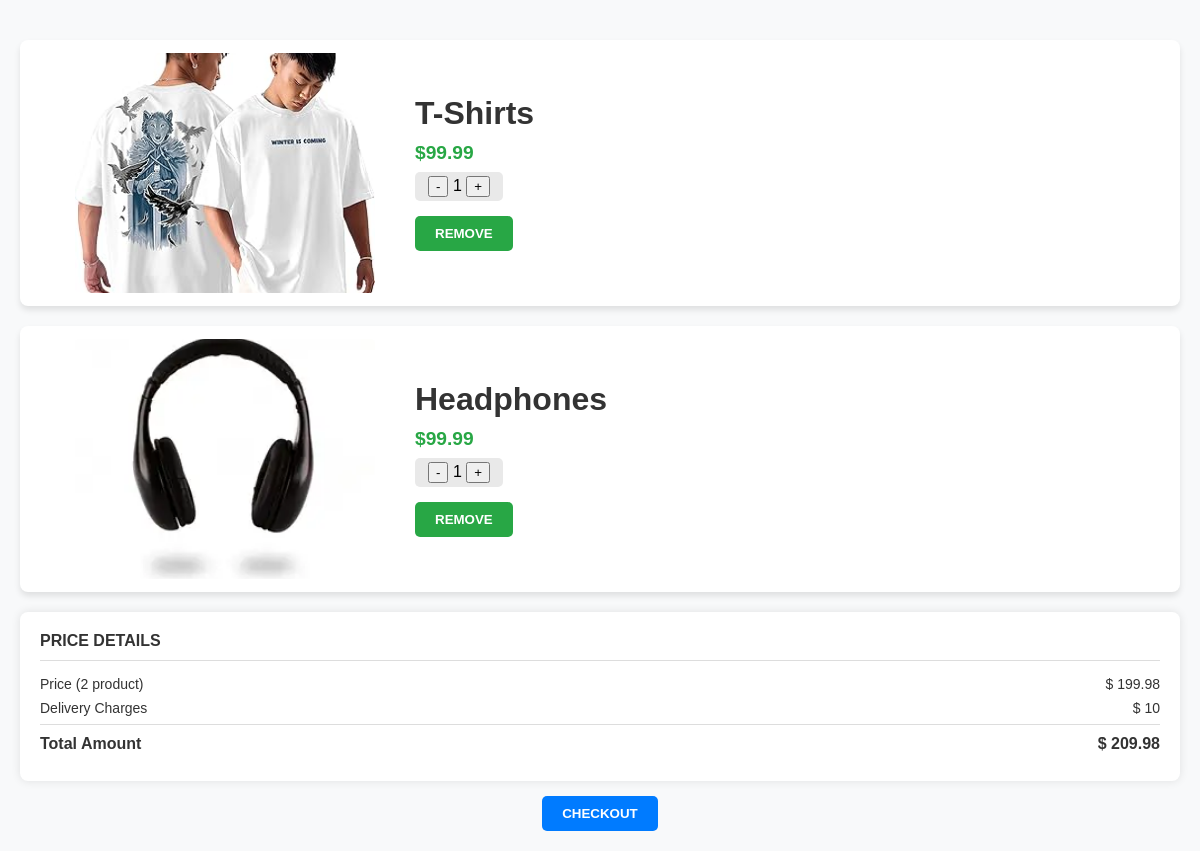
/cart (signed in), run on an earlier commit of the app's database.
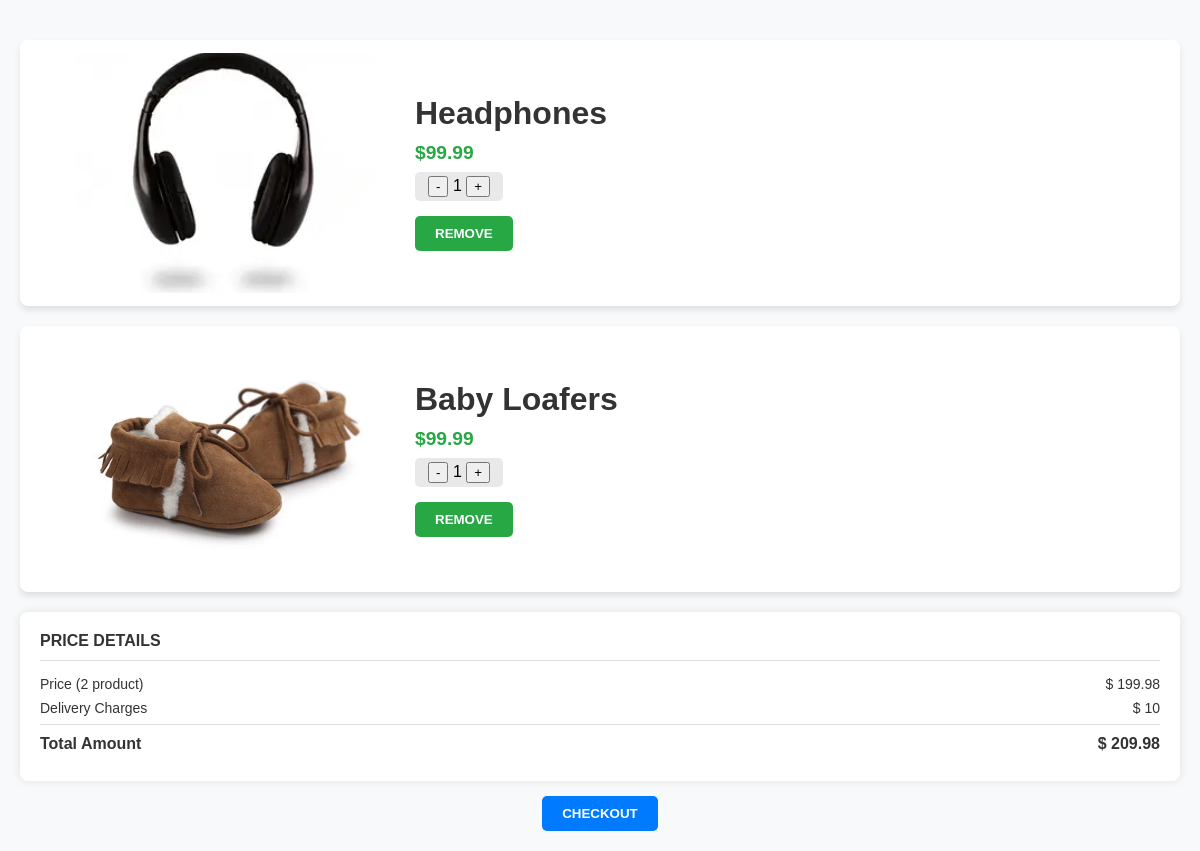
And on a later commit of the database.
### User/models.py (models this page shows)
class Products(models.Model):
    image = models.ImageField(upload_to='images/')
    product = models.CharField(max_length=30)
    price = models.FloatField()
    desc = models.CharField(max_length=300)
    categori = models.CharField(max_length=100)
    using = models.CharField(max_length=100)

### User/views.py (the view)
# urls.py: path('cart', UserCart),
def UserCart(request):
    userId = request.session.get('userId')
    if not userId:
        return redirect("/login")
    cart_items = Cart.objects.filter(userId_id=userId)
    cartData = []
    subtotal = 0
    delivery_charge = 10
    for item in cart_items:
        products = Products.objects.get(id=item.productId_id)
        item_subtotal = item.quantity * products.price
        subtotal += item_subtotal
        cartData.append({
            "id": products.id,
            "product": products.product,
            "price": products.price,
            "image": products.image,
            "quantity": item.quantity,
            "subtotal": item_subtotal
        })
    total_price = subtotal + delivery_charge
    return render(request, "cart.html", {"data": cartData, "subtotal": subtotal,"total_price": total_price})

### templates/cart.html (shortened to what this page needs)
<!DOCTYPE html>
<html lang="en">
{% load static %}
<head>
    <link rel="stylesheet" href="{% static 'css/addcart.css' %}">
    <link rel="stylesheet" href="{% static 'css/all.min.css' %}">
</head>
<body>
    <div class="container">
        {% for item in data %}
        <div class="product-card">
            <div class="product-image">
                <img src="media/{{item.image}}" >
            </div>
            <div class="product-info">
                <h3 class="product-title">{{item.product}}</h3>
                <p class="product-price"><b>${{item.price}}</b></p>
                <div class="product-quantity">
                    <a href="/addcart?id={{item.id}}&type=decre" class="btn"><button>-</button></a></button>
                    <span>{{item.quantity}}</span>
                    <a href="/addcart?id={{item.id}}&type=incre" class="btn"><button>+</button></a>
                </div>
                <div class="button-group">
                    <a href="/remove?id={{item.id}}"><button class="buy-now">Remove</button></a>
                </div>
            </div>
        </div>
        {% endfor %}
        <div class="price-details">
            <h3>PRICE DETAILS</h3>
            <div class="row"><span>Price ({{ data|length }} product)</span><span>$ {{ subtotal|floatformat:2 }}</span></div>
            <div class="row"><span>Delivery Charges</span><span>$ 10</span></div>
            <div class="row total"><span>Total Amount</span><span>$ {{ total_price|floatformat:2 }}</span></div>
        </div>
        <div class="checkout-but">
            <a href="/checkout"><button class="add-to-cart">Checkout</button></a>
        </div>
    </div>
</body>
</html>

What changed in the data, as far as the page shows it:
no longer on this page (row edited): Products: image (picture), product "T-Shirts", price "99.99"
now on this page (row edited): Products: image (picture), product "Baby Loafers", price "99.99"
Also different on the page:
new list line: "$ - 1 + REMOVE"
list line gone: "$ - 1 + REMOVE"
